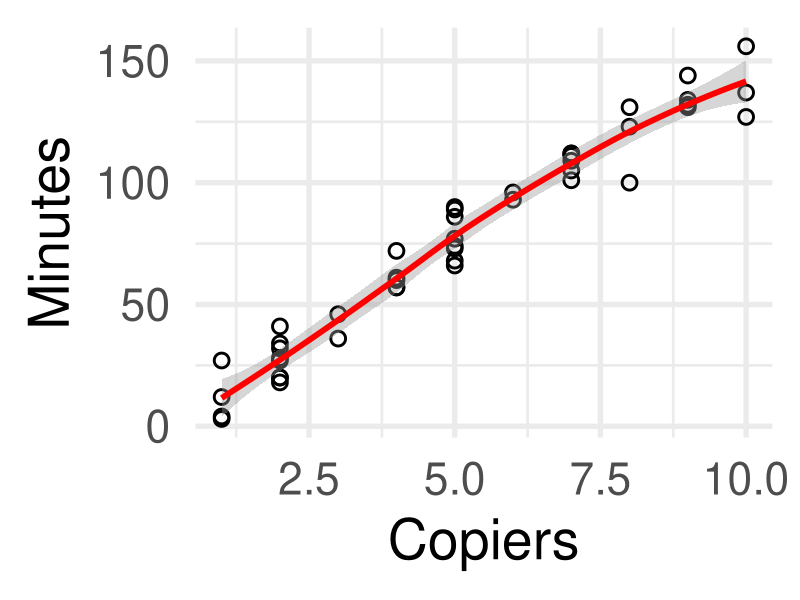
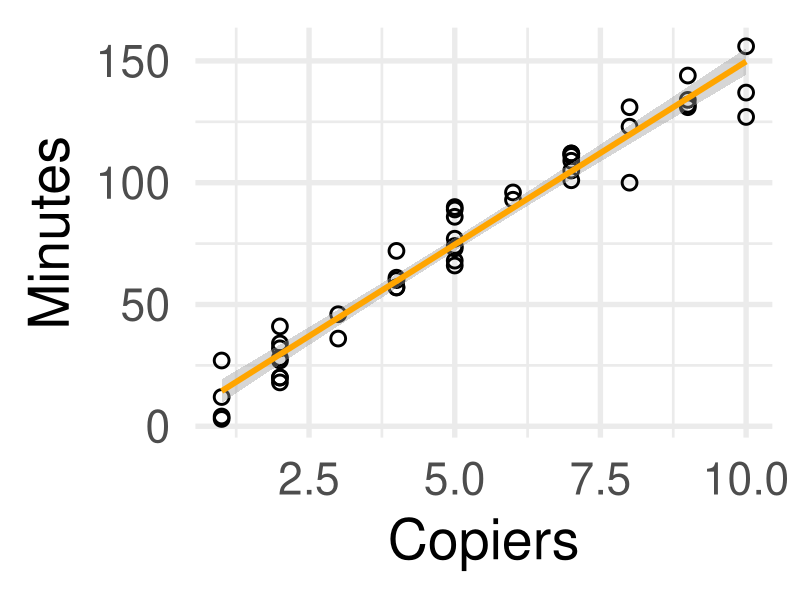
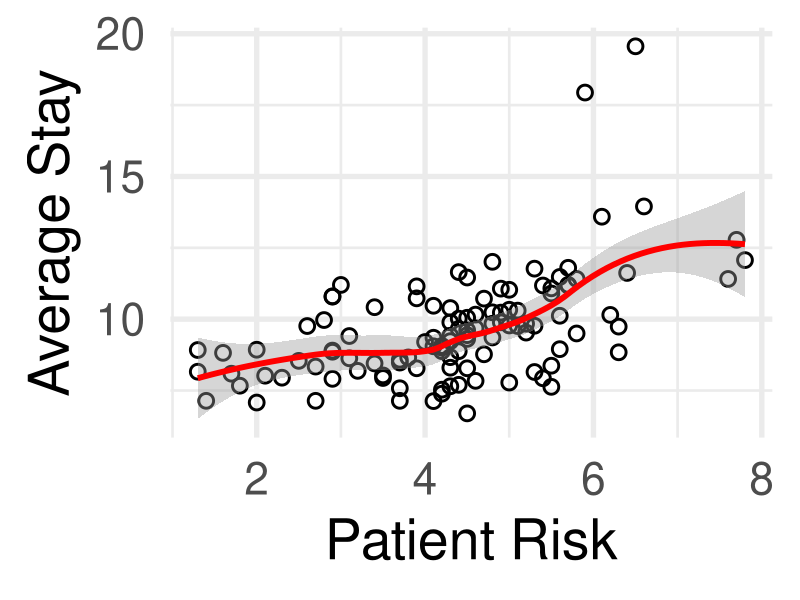
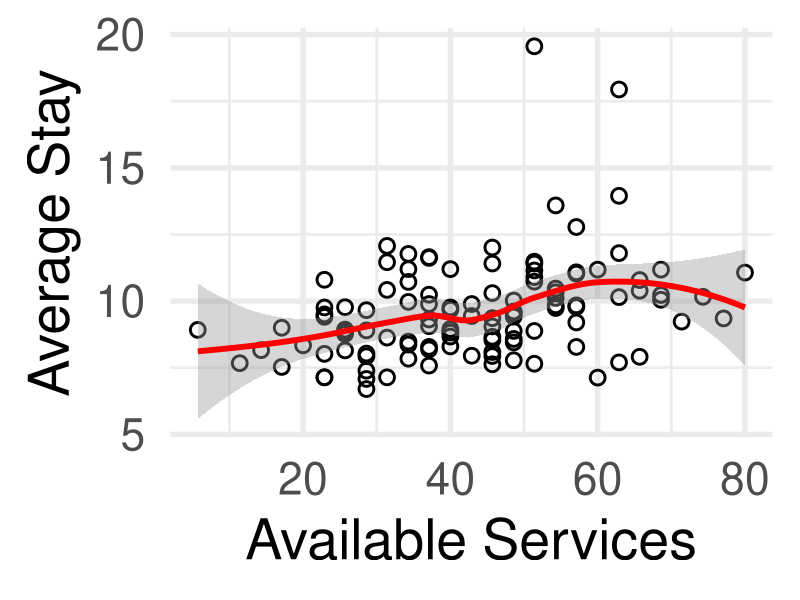
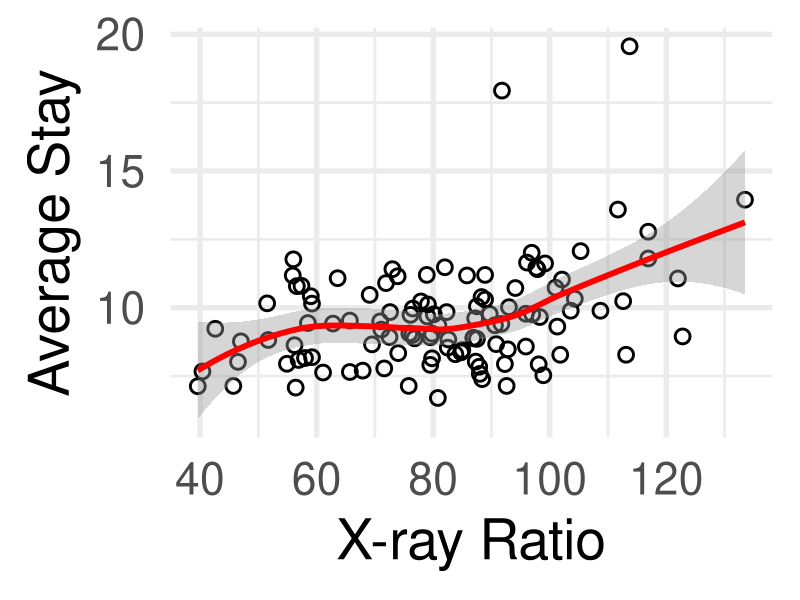
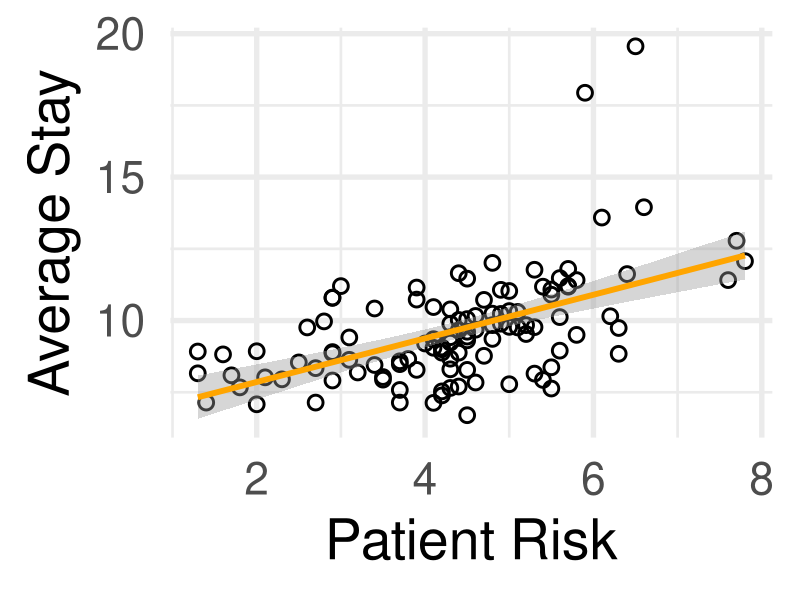
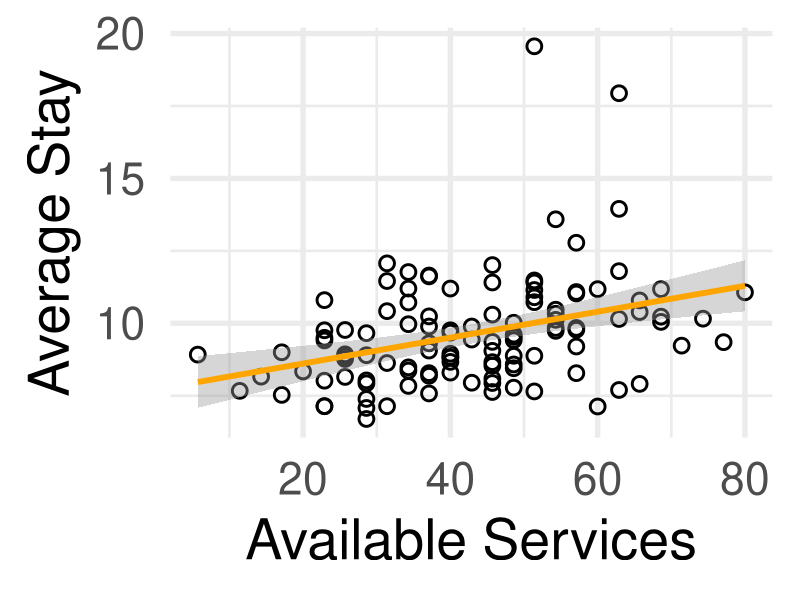
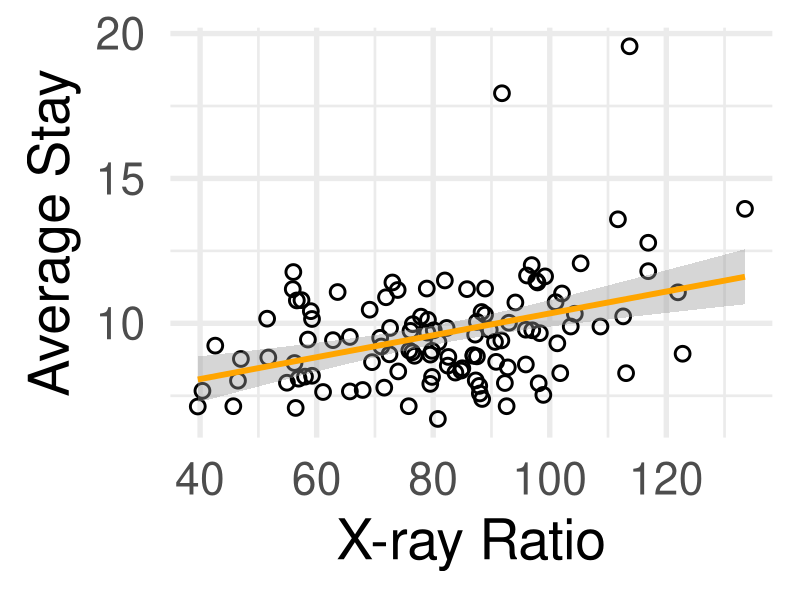

These charts were generated, in order, by the following R code:
library(data.table)
library(ggplot2)

# question 1 --------------------------------------------------------------

# reading in the data and creating lowess smoother
cm <- fread(input = 'data/copier-maintenance.txt')

# part (a): plotting the data with the lowess smoother
ggplot(data = cm, mapping = aes(x = copiers, y = minutes)) +
  geom_point(cex = 4, pch = 1, stroke = 1.5) +
  geom_smooth(method = 'loess', color = 'red', cex = 2) +
  labs(x = 'Copiers', y = 'Minutes') +
  theme_minimal(base_size = 40)
ggsave(filename = 'hwk/hwk01/img/q01-lowess.png')

# part (b): plotting the data with the linear regression line
ggplot(data = cm, mapping = aes(x = copiers, y = minutes)) +
  geom_point(cex = 4, pch = 1, stroke = 1.5) +
  geom_smooth(method = 'lm', color = 'orange', cex = 2) +
  labs(x = 'Copiers', y = 'Minutes') +
  theme_minimal(base_size = 40)
ggsave(filename = 'hwk/hwk01/img/q01-linear.png')

# fitting the linear regression model
cm_linear <- lm(minutes ~ copiers, data = cm)

# getting model coefficients
cm_linear$coefficients

# part (e)/(f): getting a point estimate/prediction at X = 5
predict(cm_linear, newdata = data.table(copiers = 5))

# part (g): confirming that the residuals sum to 0
sum(cm_linear$residuals)

# part (h): getting point estimate for sigma^2 and sigma
var(x = cm_linear$residuals) # wrong way... divides by n - 1
sum(cm_linear$residuals^2)/(nrow(cm) - 2) # right way
sqrt(sum(cm_linear$residuals^2)/(nrow(cm) - 2))


# question 2 --------------------------------------------------------------

# reading in data
sen <- fread(input = 'data/SENIC.txt')

# part (a): loess smoothers
ggplot(data = sen, mapping = aes(x = Risk, y = Stay)) +
  geom_point(cex = 4, pch = 1, stroke = 1.5) +
  geom_smooth(method = 'loess', color = 'red', cex = 2) +
  labs(x = 'Patient Risk', y = 'Average Stay') +
  theme_minimal(base_size = 40)
ggsave(filename = 'hwk/hwk01/img/q02-loess1.png')

ggplot(data = sen, mapping = aes(x = AFS, y = Stay)) +
  geom_point(cex = 4, pch = 1, stroke = 1.5) +
  geom_smooth(method = 'loess', color = 'red', cex = 2) +
  labs(x = 'Available Services', y = 'Average Stay') +
  theme_minimal(base_size = 40)
ggsave(filename = 'hwk/hwk01/img/q02-loess2.png')

ggplot(data = sen, mapping = aes(x = Xray, y = Stay)) +
  geom_point(cex = 4, pch = 1, stroke = 1.5) +
  geom_smooth(method = 'loess', color = 'red', cex = 2) +
  labs(x = 'X-ray Ratio', y = 'Average Stay') +
  theme_minimal(base_size = 40)
ggsave(filename = 'hwk/hwk01/img/q02-loess3.png')

# part (b): linear model plots
ggplot(data = sen, mapping = aes(x = Risk, y = Stay)) +
  geom_point(cex = 4, pch = 1, stroke = 1.5) +
  geom_smooth(method = 'lm', color = 'orange', cex = 2) +
  labs(x = 'Patient Risk', y = 'Average Stay') +
  theme_minimal(base_size = 40)
ggsave(filename = 'hwk/hwk01/img/q02-lm1.png')

ggplot(data = sen, mapping = aes(x = AFS, y = Stay)) +
  geom_point(cex = 4, pch = 1, stroke = 1.5) +
  geom_smooth(method = 'lm', color = 'orange', cex = 2) +
  labs(x = 'Available Services', y = 'Average Stay') +
  theme_minimal(base_size = 40)
ggsave(filename = 'hwk/hwk01/img/q02-lm2.png')

ggplot(data = sen, mapping = aes(x = Xray, y = Stay)) +
  geom_point(cex = 4, pch = 1, stroke = 1.5) +
  geom_smooth(method = 'lm', color = 'orange', cex = 2) +
  labs(x = 'X-ray Ratio', y = 'Average Stay') +
  theme_minimal(base_size = 40)
ggsave(filename = 'hwk/hwk01/img/q02-lm3.png')

# fitting the linear models for each to get information
sen_lm1 <- lm(Stay ~ Risk, data = sen)
summary(sen_lm1)
mean(sen_lm1$residuals^2)

sen_lm2 <- lm(Stay ~ AFS, data = sen)
summary(sen_lm2)
mean(sen_lm2$residuals^2)

sen_lm3 <- lm(Stay ~ Xray, data = sen)
summary(sen_lm3)
mean(sen_lm3$residuals^2)
